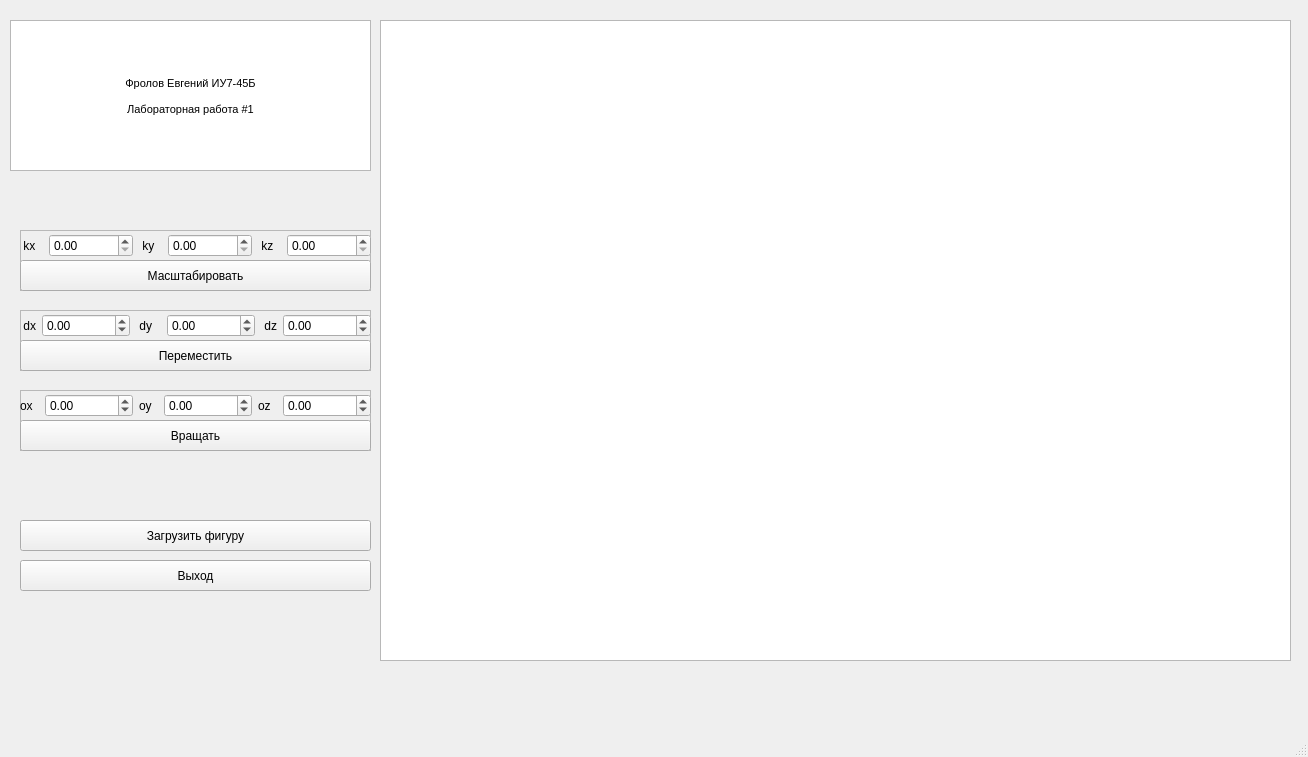
<?xml version="1.0" encoding="UTF-8"?>
<ui version="4.0">
 <class>MainWindow</class>
 <widget class="QMainWindow" name="MainWindow">
  <property name="geometry">
   <rect>
    <x>0</x>
    <y>0</y>
    <width>1308</width>
    <height>757</height>
   </rect>
  </property>
  <property name="windowTitle">
   <string>MainWindow</string>
  </property>
  <widget class="QWidget" name="centralwidget">
   <widget class="QGraphicsView" name="graphicsView">
    <property name="geometry">
     <rect>
      <x>380</x>
      <y>20</y>
      <width>911</width>
      <height>641</height>
     </rect>
    </property>
   </widget>
   <widget class="QPushButton" name="load_button">
    <property name="geometry">
     <rect>
      <x>20</x>
      <y>520</y>
      <width>351</width>
      <height>31</height>
     </rect>
    </property>
    <property name="text">
     <string>Загрузить фигуру</string>
    </property>
   </widget>
   <widget class="QFrame" name="frame">
    <property name="geometry">
     <rect>
      <x>20</x>
      <y>310</y>
      <width>351</width>
      <height>61</height>
     </rect>
    </property>
    <property name="frameShape">
     <enum>QFrame::StyledPanel</enum>
    </property>
    <property name="frameShadow">
     <enum>QFrame::Raised</enum>
    </property>
    <widget class="QPushButton" name="move_button">
     <property name="geometry">
      <rect>
       <x>0</x>
       <y>30</y>
       <width>351</width>
       <height>31</height>
      </rect>
     </property>
     <property name="text">
      <string>Переместить</string>
     </property>
    </widget>
    <widget class="QWidget" name="gridLayoutWidget">
     <property name="geometry">
      <rect>
       <x>0</x>
       <y>0</y>
       <width>351</width>
       <height>31</height>
      </rect>
     </property>
     <layout class="QGridLayout" name="gridLayout">
      <item row="0" column="2" colspan="2">
       <widget class="QLabel" name="label_2">
        <property name="text">
         <string> dy</string>
        </property>
       </widget>
      </item>
      <item row="0" column="5">
       <widget class="QLabel" name="label_3">
        <property name="text">
         <string> dz</string>
        </property>
       </widget>
      </item>
      <item row="0" column="0">
       <widget class="QLabel" name="label">
        <property name="text">
         <string> dx</string>
        </property>
       </widget>
      </item>
      <item row="0" column="4">
       <widget class="QDoubleSpinBox" name="dy_box">
        <property name="minimum">
         <double>-10000000000000000000000.000000000000000</double>
        </property>
        <property name="maximum">
         <double>10000000000000000000000.000000000000000</double>
        </property>
       </widget>
      </item>
      <item row="0" column="6">
       <widget class="QDoubleSpinBox" name="dz_box">
        <property name="minimum">
         <double>-99999999999999991611392.000000000000000</double>
        </property>
        <property name="maximum">
         <double>10000000000000000.000000000000000</double>
        </property>
       </widget>
      </item>
      <item row="0" column="1">
       <widget class="QDoubleSpinBox" name="dx_box">
        <property name="minimum">
         <double>-10000000000000000.000000000000000</double>
        </property>
        <property name="maximum">
         <double>10000000000000000.000000000000000</double>
        </property>
       </widget>
      </item>
     </layout>
    </widget>
   </widget>
   <widget class="QFrame" name="frame_2">
    <property name="geometry">
     <rect>
      <x>20</x>
      <y>230</y>
      <width>351</width>
      <height>61</height>
     </rect>
    </property>
    <property name="frameShape">
     <enum>QFrame::StyledPanel</enum>
    </property>
    <property name="frameShadow">
     <enum>QFrame::Raised</enum>
    </property>
    <widget class="QPushButton" name="scale_button">
     <property name="geometry">
      <rect>
       <x>0</x>
       <y>30</y>
       <width>351</width>
       <height>31</height>
      </rect>
     </property>
     <property name="text">
      <string>Масштабировать</string>
     </property>
    </widget>
    <widget class="QWidget" name="gridLayoutWidget_2">
     <property name="geometry">
      <rect>
       <x>0</x>
       <y>0</y>
       <width>351</width>
       <height>31</height>
      </rect>
     </property>
     <layout class="QGridLayout" name="gridLayout_2">
      <item row="0" column="4">
       <widget class="QLabel" name="label_6">
        <property name="text">
         <string> kz</string>
        </property>
       </widget>
      </item>
      <item row="0" column="3">
       <widget class="QDoubleSpinBox" name="ky_box">
        <property name="minimum">
         <double>0.000000000000000</double>
        </property>
        <property name="maximum">
         <double>10000000000000000000000.000000000000000</double>
        </property>
       </widget>
      </item>
      <item row="0" column="0">
       <widget class="QLabel" name="label_4">
        <property name="text">
         <string> kx</string>
        </property>
       </widget>
      </item>
      <item row="0" column="1">
       <widget class="QDoubleSpinBox" name="kx_box">
        <property name="minimum">
         <double>0.000000000000000</double>
        </property>
        <property name="maximum">
         <double>10000000000000000.000000000000000</double>
        </property>
       </widget>
      </item>
      <item row="0" column="2">
       <widget class="QLabel" name="label_5">
        <property name="text">
         <string> ky</string>
        </property>
       </widget>
      </item>
      <item row="0" column="5">
       <widget class="QDoubleSpinBox" name="kz_box">
        <property name="minimum">
         <double>0.000000000000000</double>
        </property>
        <property name="maximum">
         <double>10000000000000000.000000000000000</double>
        </property>
       </widget>
      </item>
     </layout>
    </widget>
   </widget>
   <widget class="QFrame" name="frame_3">
    <property name="geometry">
     <rect>
      <x>20</x>
      <y>390</y>
      <width>351</width>
      <height>61</height>
     </rect>
    </property>
    <property name="frameShape">
     <enum>QFrame::StyledPanel</enum>
    </property>
    <property name="frameShadow">
     <enum>QFrame::Raised</enum>
    </property>
    <widget class="QPushButton" name="turn_button">
     <property name="geometry">
      <rect>
       <x>0</x>
       <y>30</y>
       <width>351</width>
       <height>31</height>
      </rect>
     </property>
     <property name="text">
      <string>Вращать</string>
     </property>
    </widget>
    <widget class="QWidget" name="gridLayoutWidget_4">
     <property name="geometry">
      <rect>
       <x>0</x>
       <y>0</y>
       <width>351</width>
       <height>31</height>
      </rect>
     </property>
     <layout class="QGridLayout" name="gridLayout_4">
      <item row="0" column="5">
       <widget class="QDoubleSpinBox" name="oz_box">
        <property name="minimum">
         <double>-99999999999999991611392.000000000000000</double>
        </property>
        <property name="maximum">
         <double>10000000000000000.000000000000000</double>
        </property>
       </widget>
      </item>
      <item row="0" column="1">
       <widget class="QDoubleSpinBox" name="ox_box">
        <property name="minimum">
         <double>-10000000000000000.000000000000000</double>
        </property>
        <property name="maximum">
         <double>10000000000000000.000000000000000</double>
        </property>
       </widget>
      </item>
      <item row="0" column="0">
       <widget class="QLabel" name="label_11">
        <property name="text">
         <string>ox</string>
        </property>
       </widget>
      </item>
      <item row="0" column="4">
       <widget class="QLabel" name="label_10">
        <property name="text">
         <string>oz</string>
        </property>
       </widget>
      </item>
      <item row="0" column="2">
       <widget class="QLabel" name="label_12">
        <property name="text">
         <string>oy</string>
        </property>
       </widget>
      </item>
      <item row="0" column="3">
       <widget class="QDoubleSpinBox" name="oy_box">
        <property name="minimum">
         <double>-10000000000000000000000.000000000000000</double>
        </property>
        <property name="maximum">
         <double>10000000000000000000000.000000000000000</double>
        </property>
       </widget>
      </item>
     </layout>
    </widget>
   </widget>
   <widget class="QPushButton" name="exit_button">
    <property name="geometry">
     <rect>
      <x>20</x>
      <y>560</y>
      <width>351</width>
      <height>31</height>
     </rect>
    </property>
    <property name="text">
     <string>Выход</string>
    </property>
   </widget>
   <widget class="QFrame" name="frame_4">
    <property name="geometry">
     <rect>
      <x>10</x>
      <y>20</y>
      <width>361</width>
      <height>151</height>
     </rect>
    </property>
    <property name="frameShape">
     <enum>QFrame::StyledPanel</enum>
    </property>
    <property name="frameShadow">
     <enum>QFrame::Raised</enum>
    </property>
    <widget class="QTextBrowser" name="textBrowser">
     <property name="geometry">
      <rect>
       <x>0</x>
       <y>0</y>
       <width>361</width>
       <height>151</height>
      </rect>
     </property>
     <property name="html">
      <string>&lt;!DOCTYPE HTML PUBLIC &quot;-//W3C//DTD HTML 4.0//EN&quot; &quot;http://www.w3.org/TR/REC-html40/strict.dtd&quot;&gt;
&lt;html&gt;&lt;head&gt;&lt;meta name=&quot;qrichtext&quot; content=&quot;1&quot; /&gt;&lt;style type=&quot;text/css&quot;&gt;
p, li { white-space: pre-wrap; }
&lt;/style&gt;&lt;/head&gt;&lt;body style=&quot; font-family:'MS Shell Dlg 2'; font-size:7.8pt; font-weight:400; font-style:normal;&quot;&gt;
&lt;p align=&quot;center&quot; style=&quot;-qt-paragraph-type:empty; margin-top:0px; margin-bottom:0px; margin-left:0px; margin-right:0px; -qt-block-indent:0; text-indent:0px; font-size:8.25pt;&quot;&gt;&lt;br /&gt;&lt;/p&gt;
&lt;p align=&quot;center&quot; style=&quot;-qt-paragraph-type:empty; margin-top:0px; margin-bottom:0px; margin-left:0px; margin-right:0px; -qt-block-indent:0; text-indent:0px; font-size:8.25pt;&quot;&gt;&lt;br /&gt;&lt;/p&gt;
&lt;p align=&quot;center&quot; style=&quot;-qt-paragraph-type:empty; margin-top:0px; margin-bottom:0px; margin-left:0px; margin-right:0px; -qt-block-indent:0; text-indent:0px; font-size:8.25pt;&quot;&gt;&lt;br /&gt;&lt;/p&gt;
&lt;p align=&quot;center&quot; style=&quot;-qt-paragraph-type:empty; margin-top:0px; margin-bottom:0px; margin-left:0px; margin-right:0px; -qt-block-indent:0; text-indent:0px; font-size:8.25pt;&quot;&gt;&lt;br /&gt;&lt;/p&gt;
&lt;p align=&quot;center&quot; style=&quot; margin-top:0px; margin-bottom:0px; margin-left:0px; margin-right:0px; -qt-block-indent:0; text-indent:0px;&quot;&gt;&lt;span style=&quot; font-size:8.25pt;&quot;&gt;Фролов Евгений ИУ7-45Б&lt;/span&gt;&lt;/p&gt;
&lt;p align=&quot;center&quot; style=&quot;-qt-paragraph-type:empty; margin-top:0px; margin-bottom:0px; margin-left:0px; margin-right:0px; -qt-block-indent:0; text-indent:0px; font-size:8.25pt;&quot;&gt;&lt;br /&gt;&lt;/p&gt;
&lt;p align=&quot;center&quot; style=&quot; margin-top:0px; margin-bottom:0px; margin-left:0px; margin-right:0px; -qt-block-indent:0; text-indent:0px;&quot;&gt;&lt;span style=&quot; font-size:8.25pt;&quot;&gt;Лабораторная работа #1&lt;/span&gt;&lt;/p&gt;&lt;/body&gt;&lt;/html&gt;</string>
     </property>
    </widget>
   </widget>
  </widget>
  <widget class="QStatusBar" name="statusbar"/>
 </widget>
 <resources/>
 <connections>
  <connection>
   <sender>exit_button</sender>
   <signal>clicked()</signal>
   <receiver>MainWindow</receiver>
   <slot>close()</slot>
   <hints>
    <hint type="sourcelabel">
     <x>197</x>
     <y>579</y>
    </hint>
    <hint type="destinationlabel">
     <x>219</x>
     <y>493</y>
    </hint>
   </hints>
  </connection>
 </connections>
</ui>
